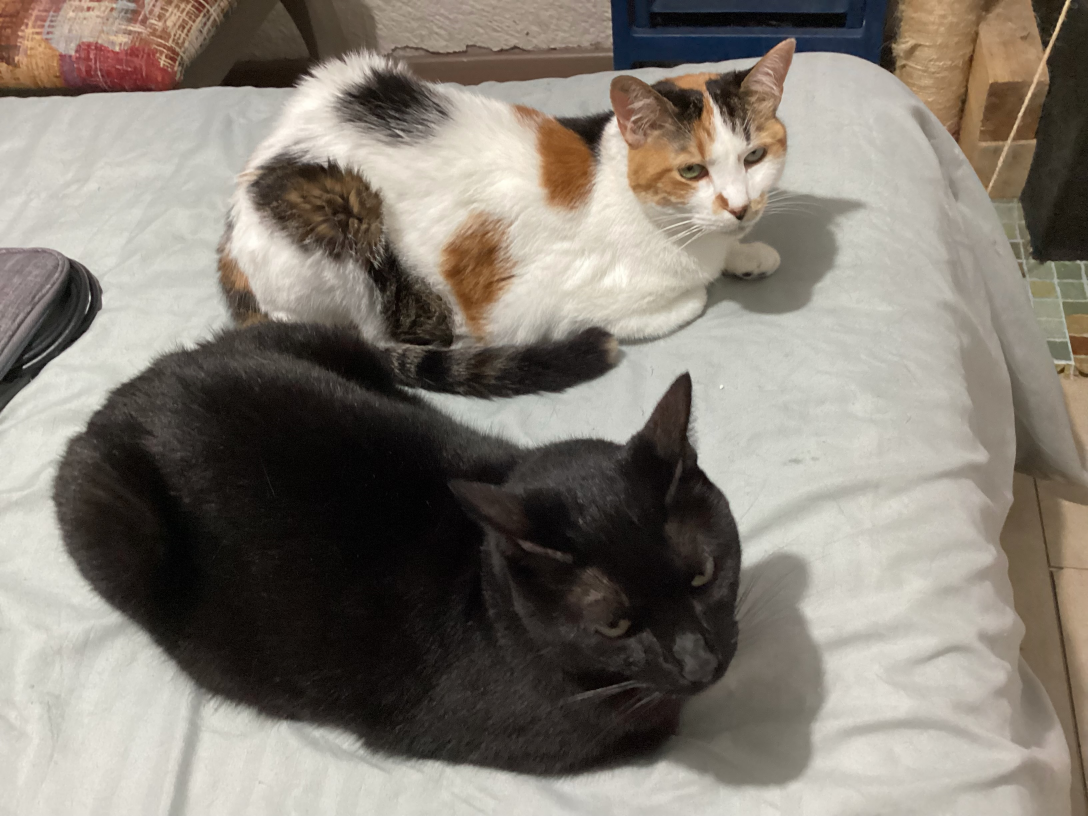
#> input picture Codigos/imagen.jpeg, 3264 x 2448 px (shown at 1/3 size)
$ python matplotlib_clase2.py
#> lines starting #> are read from the running program, lines starting #| are printed output that depends on the picture
# -*- coding: utf-8 -*-
"""
Created on Mon Jul 26 12:09:56 2021

@author: hola-
"""

import matplotlib.pyplot as plt
import numpy as np
from mpl_toolkits.axes_grid1.inset_locator import zoomed_inset_axes, mark_inset
from matplotlib.ticker import (MultipleLocator, FormatStrFormatter,AutoMinorLocator)

cm2inch = lambda x:x/2.54
fig = plt.figure(constrained_layout=True,figsize=(cm2inch(30),cm2inch(15)))
#fig.subplots_adjust(wspace=0.5, hspace=0., top=0.98)
gs = fig.add_gridspec(3,4)
ax1 = fig.add_subplot(gs[0, 0])
ax2 = fig.add_subplot(gs[0, 1])
ax3 = fig.add_subplot(gs[0, 2])
ax4 = fig.add_subplot(gs[0, 3])
ax5 = fig.add_subplot(gs[1, 0])
ax6 = fig.add_subplot(gs[1, 1])
ax7 = fig.add_subplot(gs[1, 2], projection="3d")
ax8 = fig.add_subplot(gs[1, 3])#, projection="3d")
ax9 = fig.add_subplot(gs[2, 0], projection="polar")
ax10 = fig.add_subplot(gs[2, 1])
ax11 = fig.add_subplot(gs[2, 2])
ax12 = fig.add_subplot(gs[2, 3], projection="3d",computed_zorder=False)

#axins = fig.add_axes([0.15, 0.1, 0.25, 0.3])

#ax2 = fig.add_axes([0.85, 0.4, 0.05, 0.2])
######################(#Filas, #Cols, #Grafica)

x = np.linspace(0,10*np.pi,1200)
x2 = np.linspace(0,10*np.pi,100)
col =  np.abs(np.linspace(-10*np.pi,10*np.pi,100))


y = np.sin(x)
y2 = np.sin(x2+np.random.randn()*0.6)
y3 = np.sin(2*x)
y4 = np.cos(2*x)

#Grafica de sin(x)
#ax1.plot(x,y,c='#994C00',lw=1.0,zorder=2,ls='-')
#ax1.scatter(x2,y2,zorder=1, marker='o',
#         c = col, s = 50, cmap = 'seismic', label='Experimento')
#Grafica de cos(x)
ax1.plot(x,y,color='#00FF00',lw=2.0,zorder=2,ls='-', label='Teoría')
ax1.text(8, 0, "a)",fontsize=20,color='b', fontname="Comic Sans MS")
# [6 lines of commented-out code are left out]
ax1.axhline(y=-0.5, xmin= 0, xmax=0.5, ls='--', lw=3.5, alpha=0.5)
ax1.axvline(x=10, ymin=-1.0, ymax=1.0, color='k', ls='--', lw=5.5, alpha=0.5)
ax_twin = ax1.twinx()
ax_twin.plot(x,x**2,color='r',lw=2.0,zorder=2,ls='-', label='Teoría')

axz = zoomed_inset_axes(ax1, zoom=1.2, loc=7)
mark_inset(ax1, axz, 4, 3)

ax1.set_ylim(-2,2)
axz.set_xlim(-0.1,np.pi+0.1)
axz.set_ylim(0,1.1)
axz.plot(x,y,color='#0000FF',lw=2.0,zorder=2,ls='-', label='Teoría')

#axins.scatter(x2,y2,zorder=1, marker='o',
#         c = col, s = 50, cmap = 'hot', label='Experimento')

ax1.legend(bbox_to_anchor=(1.2,1),fontsize=8)
mu= 100
sigma = 15
x = mu + sigma*np.random.randn(10000)
ax2.hist(x, edgecolor='r', facecolor='b', rwidth=0.5,
         align = 'right', orientation = 'horizontal')


x = np.logspace(-1, 3, 8)
y = np.exp(-x)

x_e = np.logspace(-1, 3, 20)
y_e = np.exp(-x_e)
#example variable error bar values
yerr = 0.1 + 0.2*np.sqrt(x)
xerr = 0.1 + yerr

# First illustrate basic pyplot interface, using defaults where possible.
ax3.errorbar(x, y, yerr=[0.25,0.1,0.05,0.2,0.25,0.1,0.05,0.2], color = '#666666', ecolor='b',
            elinewidth=0.5, capsize=3, marker='s', lw = 0.)
ax3.plot(x_e,y_e, color='k', lw=0.7)
ax3.set_ylabel(r'$\mathcal{S}(\rho^\hat{O})$',color='b',fontsize=16)
ax3.yaxis.set_label_position('right')
ax3.yaxis.set_ticks_position('right')
ax3.tick_params(axis='y', colors='b')

ax3.set_xlabel(r'$\mathcal{S}(\rho^\hat{O})$',color='b',fontsize=16)
ax3.xaxis.set_label_position('top')
ax3.xaxis.set_ticks_position('top')
ax3.tick_params(axis='x', colors='g')


bar_x = ["Ana","Bob","Charles"]
heigh_x = [52, 20, 87]
heigh2_x = [0, 10, 20]
ax4.barh(bar_x, heigh_x, facecolor='r', edgecolor='b', height=0.5,
       left=[0,0,0],zorder=1, alpha=0.2)
ax4.barh(bar_x, heigh2_x, facecolor='k', edgecolor='b', height=0.8,
       left=[0,0,0],zorder=2, alpha=0.4)

ax3.grid(True, 'major', axis='both', lw=1.0, ls='--')
ax3.set_title("Esto es un título")
ax1.set_xlim([0,15*np.pi])
ax3.set_xscale('log')
#ax3.xaxis.set_major_locator(MultipleLocator(1))
#ax3.xaxis.set_minor_locator(MultipleLocator(0.1))
ax1.set_xticks([-0.01,5*np.pi,10*np.pi])
ax1.set_xticklabels([0,r"$5\pi$",r"$10\pi$"])
ax1.set_xlabel(r'$\mathcal{L}(\rho^\hat{O})$',color='r',fontsize=16)
ax1.set_ylabel(r'$\mathcal{R}(\rho^\hat{O})$',color='b',fontsize=16)


ax5.pie([15,45,25,100],
            colors=['#F54000','#00BB00','#000099','c'],
            labels=['A','B','C', 'D'], explode=[0,0.2,0.04,0.1],
            labeldistance=1.5, shadow=True,
            autopct='%d', pctdistance=1.2)

x = np.linspace(0,10,120)
y = np.linspace(0,10,120)

X,Y = np.meshgrid(x,y)
U = Y**2 - X**2
V = np.sqrt(1 + X + Y**2)
C = Y**2 + X**2
ax6.streamplot(x,y,U,V, density=1.5, linewidth=0.3,
                   color = C, cmap = 'plasma', arrowsize=0.8,
                   arrowstyle = '->')


t3d = np.linspace(-10,10,2000)
x3d = 10.*np.cos(3*t3d)
y3d = -20.*np.sin(3*t3d)
z3d = 5*t3d
ax7.plot(x3d, y3d, z3d)


theta = np.linspace(-np.pi, np.pi, 1000)

r=1-2*np.cos(theta)

ax9.plot(theta+(r<0)*np.pi,np.abs(r))
ax9.plot(theta,np.ones(len(r))*3)
ax9.set_yticks([1,2,3])
ax9.set_yticklabels(['','',''])
x = np.linspace(-2, 2, 100)


X, Y = np.meshgrid(x, x)


z = np.exp(-X**2-Y**2)


#ax8.plot_surface(X, Y, z, cmap="jet", rstride=1, cstride=1)
#ax8.plot_wireframe(X, Y, z, cmap="jet", rstride=5, cstride=10)
contornos = ax8.contourf(X, Y, z, cmap="jet", levels=200)
plt.colorbar(contornos,cax=ax2)


import matplotlib.image as mpimg

# Read image
img=mpimg.imread('imagen.jpeg')
#> img is the input picture: shape (2448, 3264, 3); mean R, G, B 132.1, 125.2, 115.9

# Get histogram
ax11.hist(img[:,:,0].ravel(), bins=256, color='r',alpha=0.4)
ax11.hist(img[:,:,1].ravel(), bins=256, color='g',alpha=0.4)
ax11.hist(img[:,:,2].ravel(), bins=256, color='b',alpha=0.4)
ax10.imshow(100*img[:,:,0],cmap="spring")
ax10.imshow(100*img[:,:,1],cmap="cool")
ax10.imshow(100*img[:,:,2],cmap="cool")
w = np.linspace(0, 20, 120)
lorentz = lambda w0,gamma,A:A*gamma /((w-w0)**2+gamma**2)

a=0.6
c=["r","g","b","c"]
ax12.add_collection3d(ax12.fill_between(w,lorentz(18,0.8,0.2)+lorentz(8,0.1,0.1),
                                        w*0,alpha=a,color=c[0], zorder=1),
                      4,zdir="y")

ax12.add_collection3d(ax12.fill_between(w,lorentz(6,0.6,0.6),w*0,alpha=a,
                                        color=c[1], zorder=2),3,zdir="y")

ax12.add_collection3d(ax12.fill_between(w,lorentz(4,1.2,0.8),w*0,alpha=a,
                                        color=c[2], zorder=3),2,zdir="y")

ax12.add_collection3d(ax12.fill_between(w,lorentz(2,0.8,1),w*0,alpha=a,
                                        color=c[3], zorder=4),1,zdir="y")

ax12.set_xlim(0,20)
ax12.set_ylim(1,4)
ax12.set_zlim(0,1)

plt.show()
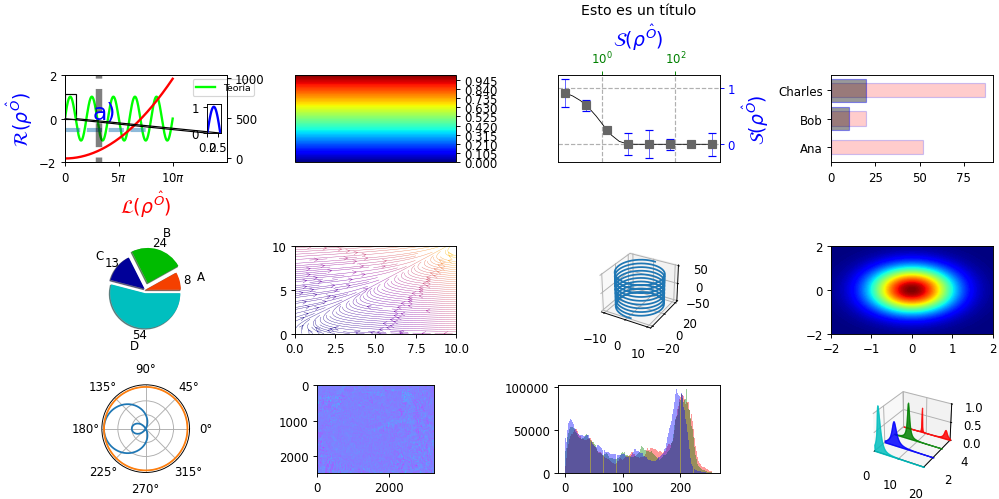
#> figure drawn by matplotlib, 14 panels; panel 1: curve peaks at x = 1.57, y = 1; panel 11: tallest bar 91745 high, from x = 202.2 to 203.2; panel 11: tallest bar 97616 high, from x = 210.2 to 211.2; panel 11: tallest bar 97059 high, from x = 192.4 to 193.3
